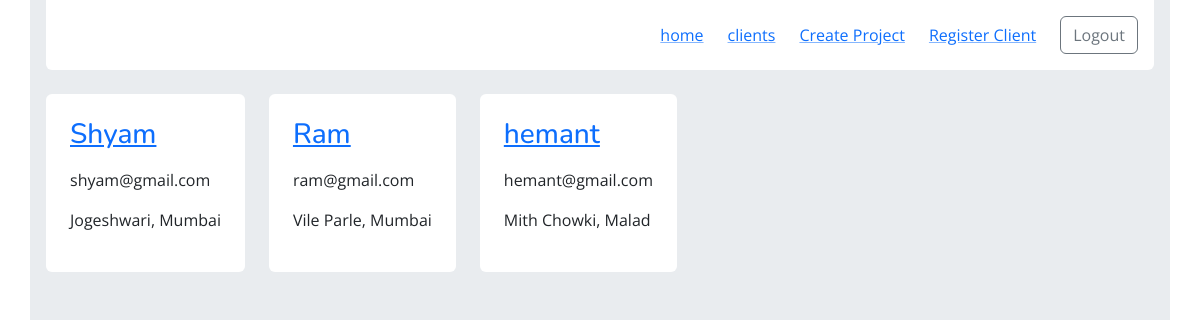
The app's page /client-project-app/clients (signed in) with its own data.
### client_project/models.py (models this page shows, shortened)
class Client(models.Model):
    name = models.CharField(max_length=150, blank=False, null=False)
    email = models.EmailField(unique=True)
    address = models.CharField(max_length=255, blank=False, null=False)

### client_project/views.py (the view)
# urls.py: path('clients', views.ClientListView.as_view(), name='client_list'),
class ClientListView(LoginRequiredMixin, ListView):
    model = Client
    template_name = 'client_project/client_list.html'
    login_url = reverse_lazy('client_project_app:login')

### client_project/templates/client_project/client_list.html (shortened to what this page needs)
{% extends 'base.html' %}
{% block content %}
    <main class="h-100 min-vh-100">
        <div class="container bg-body-secondary h-100 min-vh-100 px-3">
            {% include 'client_project/includes/header.html' %}
            <div class="mt-4 d-flex column-gap-4">
                {% for client in client_list %}
                    <div class="p-4 rounded-2 bg-white">
                        <h3 class="mb-3"><a href="{% url 'client_project_app:client_details' client.id %}">{{client.name}}</a></h3>
                        <p>{{client.email}}</p>
                        <p>{{client.address}}</p>
                    </div>
                {% endfor %}
            </div>
        </div>
    </main>
{% endblock %}

### templates/base.html (style rules this page uses)
html, body { font-family: "Open Sans", sans-serif; }
h1, h2, h3, h4, h5, h6, .title { font-family: "Nunito", system-ui; }

### records on screen
Client: name "Shyam", email "shyam@gmail.com", address "Jogeshwari, Mumbai"
Client: name "Ram", email "ram@gmail.com", address "Vile Parle, Mumbai"
Client: name "hemant", email "hemant@gmail.com", address "Mith Chowki, Malad"
